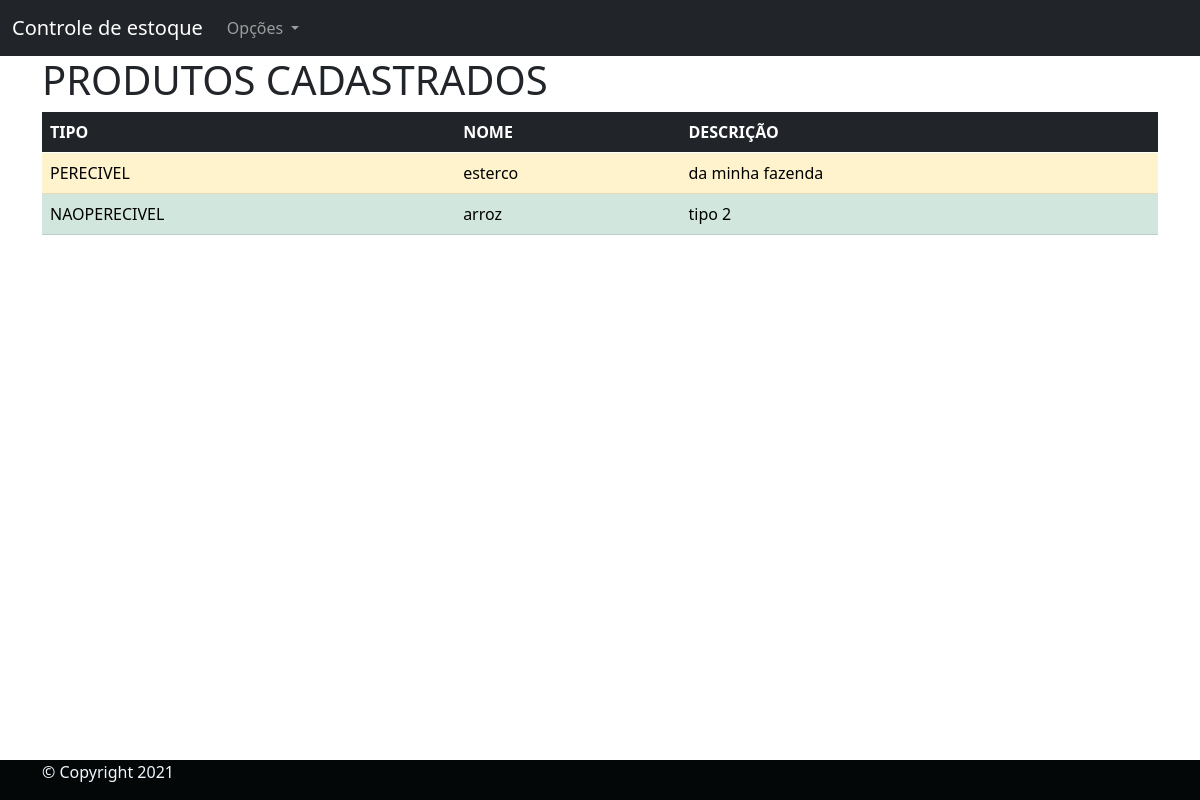
/Produtos-cadastrados/, run on an earlier commit of the app's database.
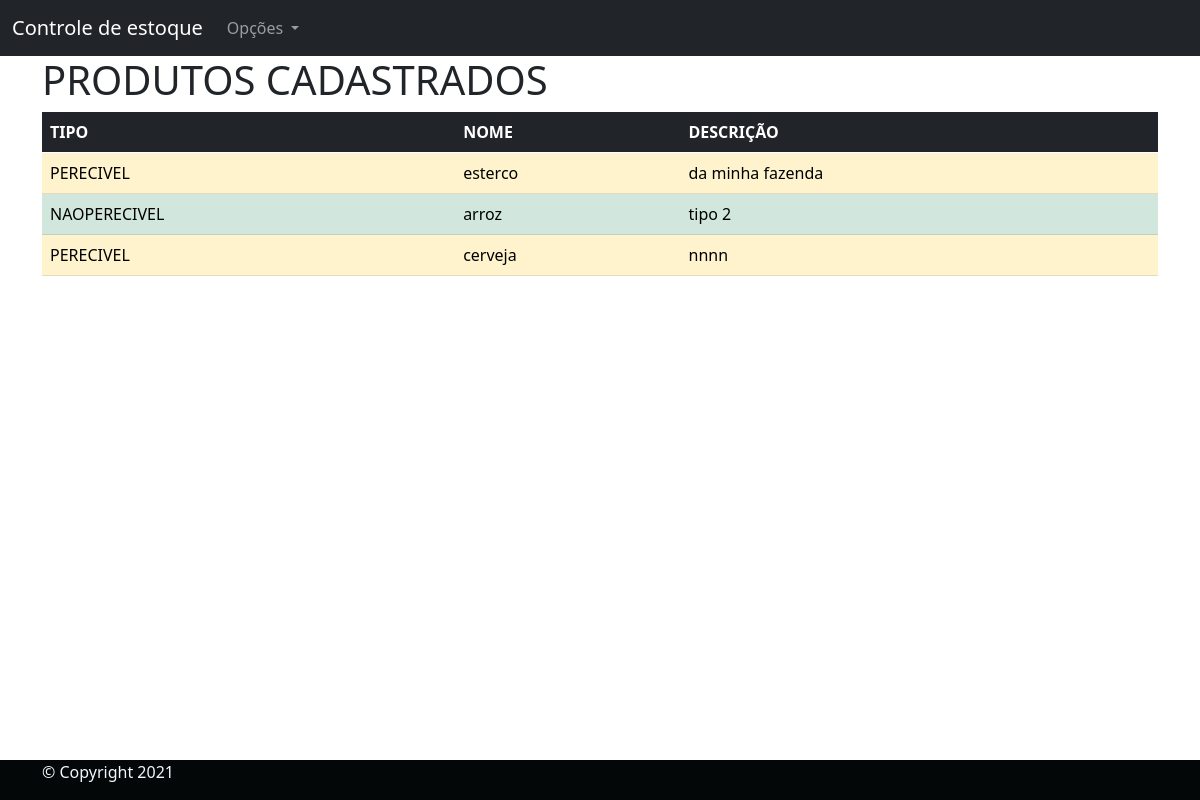
And on a later commit of the database.
### estoque/models.py (models this page shows, shortened)
class Produto(models.Model):
    categoria = models.CharField(
        verbose_name="Categoria:", max_length=30, choices=TIPO_ALIMENTO)
    nome = models.CharField(verbose_name="Nome do produto:", max_length=194)
    descricao = models.TextField(
        verbose_name="Descrição do produto:", max_length=194, blank=False, null=False)
    class Meta:
        verbose_name = "Produto"
        verbose_name_plural = "Produtos"
        db_table = "produto"

### estoque/views.py (the view)
# urls.py: path('Produtos-cadastrados/', produtos_cadastrados,
def produtos_cadastrados(request):
    allcadastro = Produto.objects.all()
    context = {
        "listProduto": allcadastro,
    }
    return render(request, "listar_produtos_cadastrados.html", context)

### templates/listar_produtos_cadastrados.html (shortened to what this page needs)
{% extends 'base.html' %}
{% block conteudo %}
<main class="container">
    <h1>PRODUTOS CADASTRADOS</h1>
    {% if listProduto %}
    <table class="table table-dark">
        <thead>
          <tr>
            <th scope="col">TIPO</th>
            <th scope="col">NOME</th>
            <th scope="col">DESCRIÇÃO</th>
        </thead>
        <tbody>
         {% for aux in listProduto %}
            {% if aux.categoria == 'PERECIVEL' %}
               <tr class="table-warning">
            {% else %}
                <tr class="table-success">
            {% endif %}
            <td>{{aux.categoria}}</td>
            <td>{{aux.nome}}</td>
            <td>{{aux.descricao}}</td>
        </tr>
          {% endfor %}
        </tbody>
      </table>
        {% endif%}
</main>
{% endblock %}

What changed in the data, as far as the page shows it:
added Produto: categoria "PERECIVEL", nome "cerveja", descricao "nnnn"
